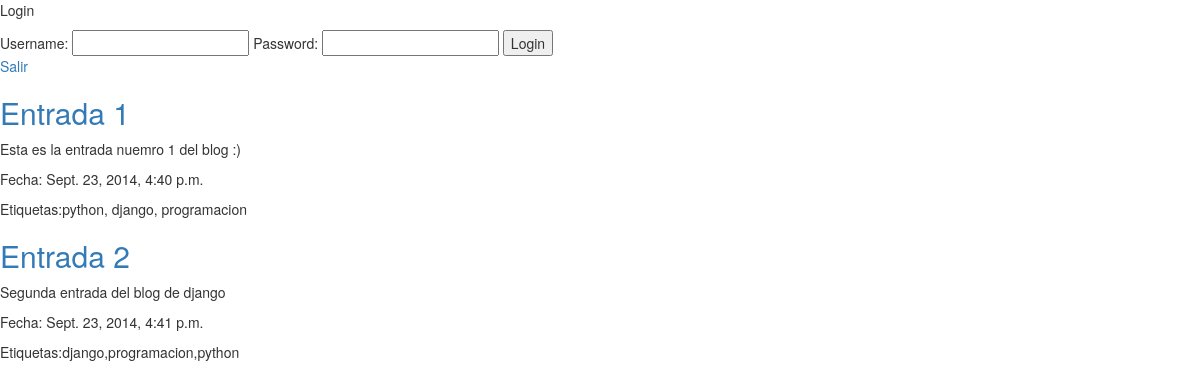
Page /entradas/ on the earlier database version.
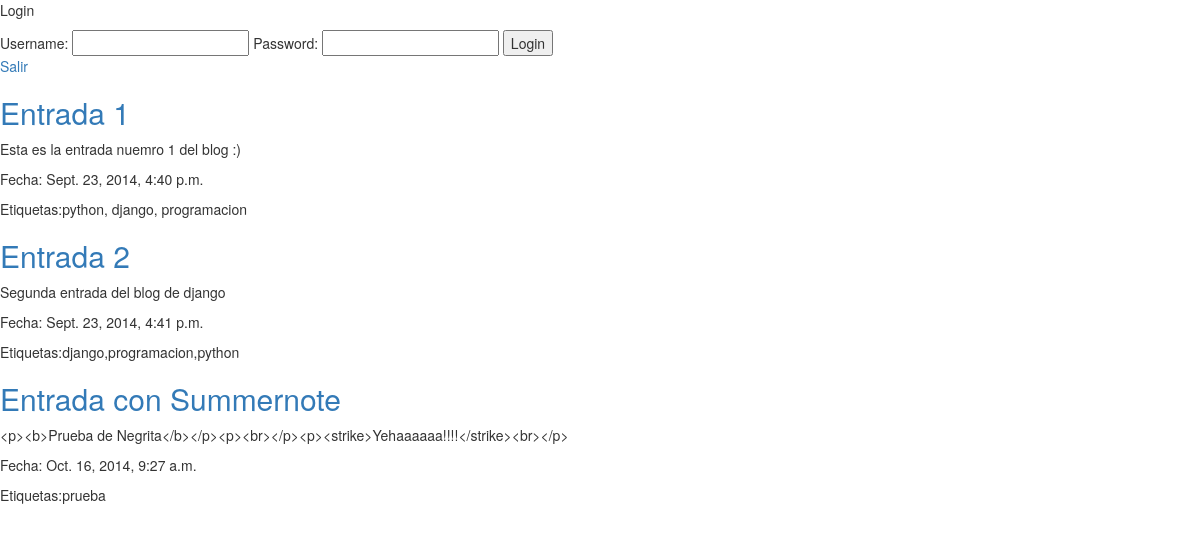
Same page on the later database version.
### miblog/models.py (models this page shows, shortened)
class Entrada(models.Model):
    titulo = models.CharField(max_length=200)
    texto = models.TextField()
    etiquetas = models.CharField(max_length=100)
    fecha = models.DateTimeField()

### miblog/views.py (the view)
def mostrar_entradas(request):
    entradas = Entrada.objects.all()
    return render(request, 'entradas.html',
        {'entradas': entradas})

### miblog/templates/entradas.html (shortened to what this page needs)
{% extends 'index.html' %}
{% block contenido %}
<p><a href="/logout/">Salir</a></p>
	{% for entrada in entradas %}
		<p>
			<h2><a href="/entradas/{{entrada.id}}">{{ entrada.titulo }}</a></a></h2>
			<p>{{entrada.texto}}</p>
			<p>Fecha: {{entrada.fecha}}</p>
			<p>Etiquetas:{{entrada.etiquetas}}</p>
		</p>
	{% endfor%}
{% endblock %}

### miblog/templates/index.html (shortened to what this page needs)
<!DOCTYPE html>
<html lang="en">
<head>
	<link rel="stylesheet" href="https://maxcdn.bootstrapcdn.com/bootstrap/3.2.0/css/bootstrap.min.css">
	<link rel="stylesheet" href="https://maxcdn.bootstrapcdn.com/bootstrap/3.2.0/css/bootstrap-theme.min.css">
</head>
<body>
	{% block login %}
	<p>Login<P>
		{% if acceso == 1 %}
		    <p>Usuario: {{ usuario.userrname }}
		{% else %}
			<form action="/entradas/login" >
				Username: <input type="text" name="username">
				Password: <input type="text" name="password">
				<input type="button" value="Login">
			</form>
		{% endif %}
	{% endblock %}
	{% block contenido %}{% endblock %}
</body>
</html>

Differences in the rows shown:
added Entrada: titulo "Entrada con Summernote", texto "<p><b>Prueba de Negrita</b></p><p><br></p><p><strike>Yehaaaaaa!!!!</strike><br></p>", fecha "Oct. 16, 2014, 9:27 a.m.", etiquetas "prueba"
